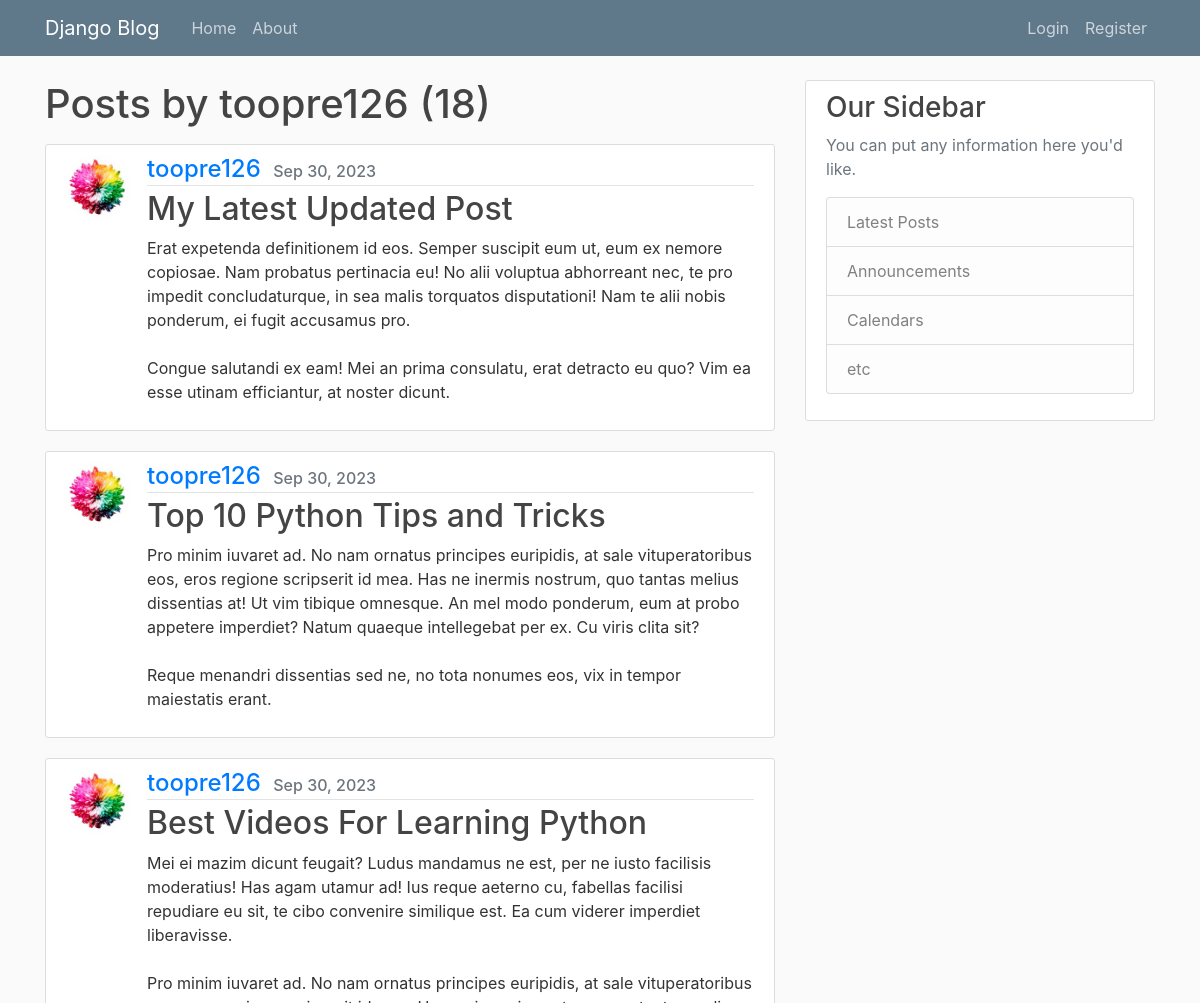
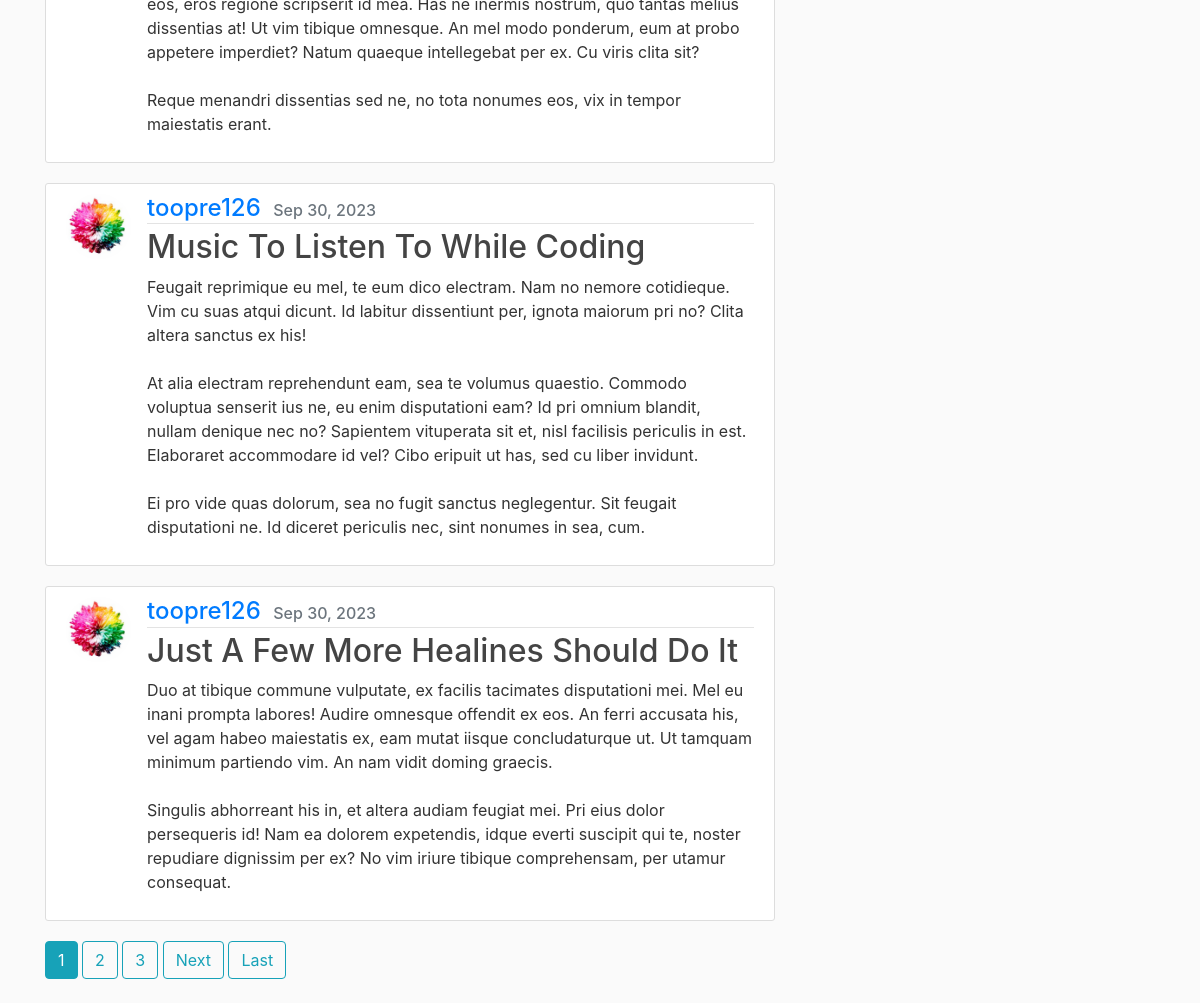
The page /user/toopre126 on the database its author committed (2 pictures, top to bottom).
### blog/models.py (models this page shows, shortened)
class Post(models.Model):
    title = models.CharField(max_length=100)
    content = models.TextField()
    date_posted = models.DateTimeField(default = timezone.now)
    author = models.ForeignKey(User, on_delete = models.CASCADE)

### users/models.py (models this page shows, shortened)
class Profile(models.Model):
    user = models.OneToOneField(User, on_delete=models.CASCADE)
    image = models.ImageField(default='default.jpg', upload_to='profile_pics')

### blog/views.py (the view)
# urls.py: path('user/<str:username>', UserPostListView.as_view(), name = 'user-posts'),
class UserPostListView(ListView):
    model = Post
    template_name = 'blog/user_posts.html' #<app>/<model>_<viewtype>.html
    context_object_name = 'posts'
    ordering = ['-date_posted']
    paginate_by = 5
    def get_queryset(self):
        user = get_object_or_404(User, username=self.kwargs.get('username'))
        return Post.objects.filter(author=user).order_by('-date_posted')

### blog/templates/blog/user_posts.html (shortened to what this page needs)
{% extends "blog/base.html"%}
{% block content %}
<h1 class="mb-3">Posts by {{ view.kwargs.username }} ({{ page_obj.paginator.count }})</h1>
    {% for post in posts %}
        <article class="media content-section">
            <img class="rounded-circle article-img" src="{{ post.author.profile.image.url }}">
            <div class="media-body">
            <div class="article-metadata">
                <a class="mr-2 h4" href="{% url 'user-posts' post.author.username %}">{{ post.author }}</a>
                <small class="text-muted h6">{{ post.date_posted|date:"M d, Y"}}</small>
            </div>
            <h2><a class="article-title" href="{% url 'post-detail' post.id %}">{{ post.title }}</a></h2>
            <p class="article-content">{{ post.content }}</p>
            </div>
        </article>
    {% endfor %}
    {% if is_paginated %}
        {% for num in page_obj.paginator.page_range %}
            {% if page_obj.number == num %}
                <a class="btn btn-info mb-4" href="?page={{ num }}">{{ num }}</a>
            {% elif num > page_obj.number|add:'-3' and num < page_obj.number|add:'3' %}
                <a class="btn btn-outline-info mb-4" href="?page={{ num }}">{{ num }}</a>
            {% endif %}
        {% endfor %}
        {% if page_obj.has_next %}
            <a class="btn btn-outline-info mb-4" href="?page={{ page_obj.next_page_number }}">Next</a>
            <a class="btn btn-outline-info mb-4" href="?page={{ page_obj.paginator.num_pages}}">Last</a>
        {% endif %}
    {% endif %}
{% endblock content %}

### blog/static/blog/main.css (style rules this page uses)
body { background: #fafafa; color: #333333; margin-top: 5rem; }
h1, h2, h3, h4, h5, h6 { color: #444444; }
.content-section { background: #ffffff; padding: 10px 20px; border: 1px solid #dddddd; border-radius: 3px; margin-bottom: 20px; }
.article-title { color: #444444; }
.article-content { white-space: pre-line; }
.article-img { height: 65px; width: 65px; margin-right: 16px; }
.article-metadata { padding-bottom: 1px; margin-bottom: 4px; border-bottom: 1px solid #e3e3e3 }

### rows shown on the page
Post: author.profile.image (placeholder picture), author "toopre126", date_posted "Sep 30, 2023", title "My Latest Updated Post", content "Erat expetenda definitionem id eos. Semper suscipit eum ut, eum ex nemore copiosae. Nam probatus pertinacia eu! No alii voluptua abhorreant nec, te pro impedit concludaturque, in sea malis torquatos disputationi! Nam te alii nobis ponderum, ei fugit accusamus pro. Congue salutandi ex eam! Mei an prima consulatu, erat detracto eu quo? Vim ea esse utinam efficiantur, at noster dicunt."
Post: author.profile.image (placeholder picture), author "toopre126", date_posted "Sep 30, 2023", title "Top 10 Python Tips and Tricks", content "Pro minim iuvaret ad. No nam ornatus principes euripidis, at sale vituperatoribus eos, eros regione scripserit id mea. Has ne inermis nostrum, quo tantas melius dissentias at! Ut vim tibique omnesque. An mel modo ponderum, eum at probo appetere imperdiet? Natum quaeque intellegebat per ex. Cu viris clita sit? Reque menandri dissentias sed ne, no tota nonumes eos, vix in tempor maiestatis erant."
Post: author.profile.image (placeholder picture), author "toopre126", date_posted "Sep 30, 2023", title "Best Videos For Learning Python", content "Mei ei mazim dicunt feugait? Ludus mandamus ne est, per ne iusto facilisis moderatius! Has agam utamur ad! Ius reque aeterno cu, fabellas facilisi repudiare eu sit, te cibo convenire similique est. Ea cum viderer imperdiet liberavisse. Pro minim iuvaret ad. No nam ornatus principes euripidis, at sale vituperatoribus eos, eros regione scripserit id mea. Has ne inermis nostrum, quo tantas melius dissentias at! Ut vim tibique omnesque. An mel modo ponderum, eum at probo appetere imperdiet? Natum quaeque intellegebat per ex. Cu viris clita sit? Reque menandri dissentias sed ne, no tota nonumes eos, vix in tempor maiestatis erant."
Post: author.profile.image (placeholder picture), author "toopre126", date_posted "Sep 30, 2023", title "Music To Listen To While Coding", content "Feugait reprimique eu mel, te eum dico electram. Nam no nemore cotidieque. Vim cu suas atqui dicunt. Id labitur dissentiunt per, ignota maiorum pri no? Clita altera sanctus ex his! At alia electram reprehendunt eam, sea te volumus quaestio. Commodo voluptua senserit ius ne, eu enim disputationi eam? Id pri omnium blandit, nullam denique nec no? Sapientem vituperata sit et, nisl facilisis periculis in est. Elaboraret accommodare id vel? Cibo eripuit ut has, sed cu liber invidunt. Ei pro vide quas dolorum, sea no fugit sanctus neglegentur. Sit feugait disputationi ne. Id diceret periculis nec, sint nonumes in sea, cum."
Post: author.profile.image (placeholder picture), author "toopre126", date_posted "Sep 30, 2023", title "Just A Few More Healines Should Do It", content "Duo at tibique commune vulputate, ex facilis tacimates disputationi mei. Mel eu inani prompta labores! Audire omnesque offendit ex eos. An ferri accusata his, vel agam habeo maiestatis ex, eam mutat iisque concludaturque ut. Ut tamquam minimum partiendo vim. An nam vidit doming graecis. Singulis abhorreant his in, et altera audiam feugiat mei. Pri eius dolor persequeris id! Nam ea dolorem expetendis, idque everti suscipit qui te, noster repudiare dignissim per ex? No vim iriure tibique comprehensam, per utamur consequat."

### other values the page prints
{{ view.kwargs.username }} "toopre126"
{{ page_obj.paginator.count }} "18"
{{ num }} "1"
{{ num }} "2" "3"
